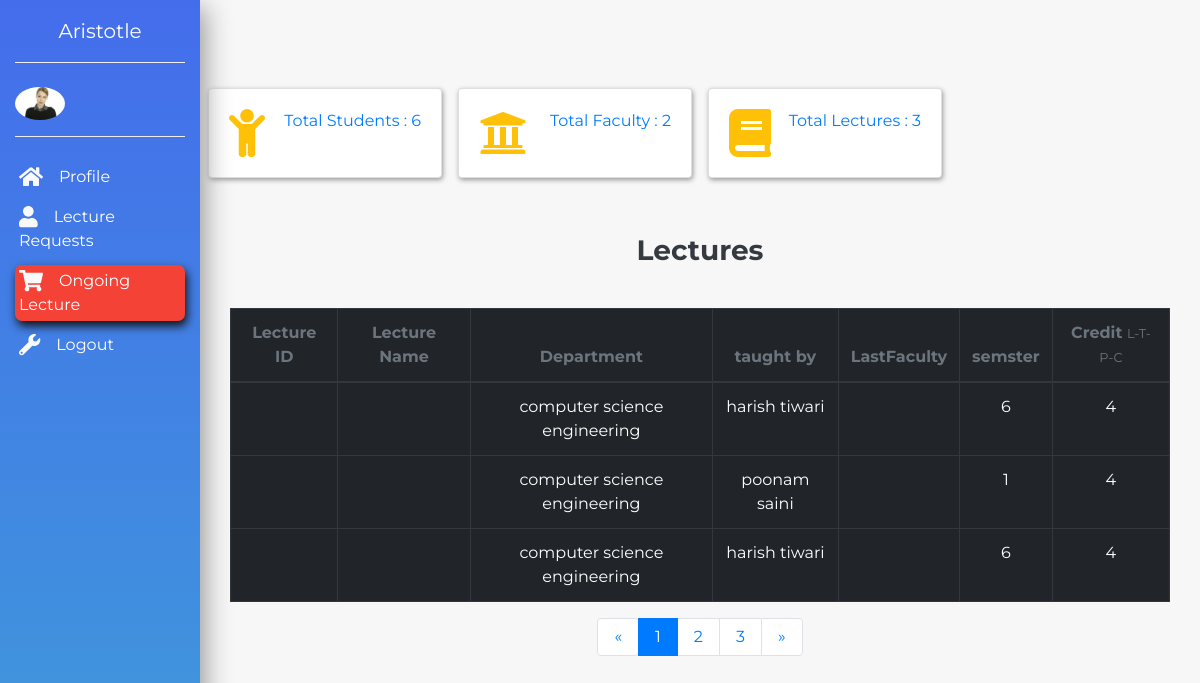
The app's page /academic/vc/lecture/view, older data.
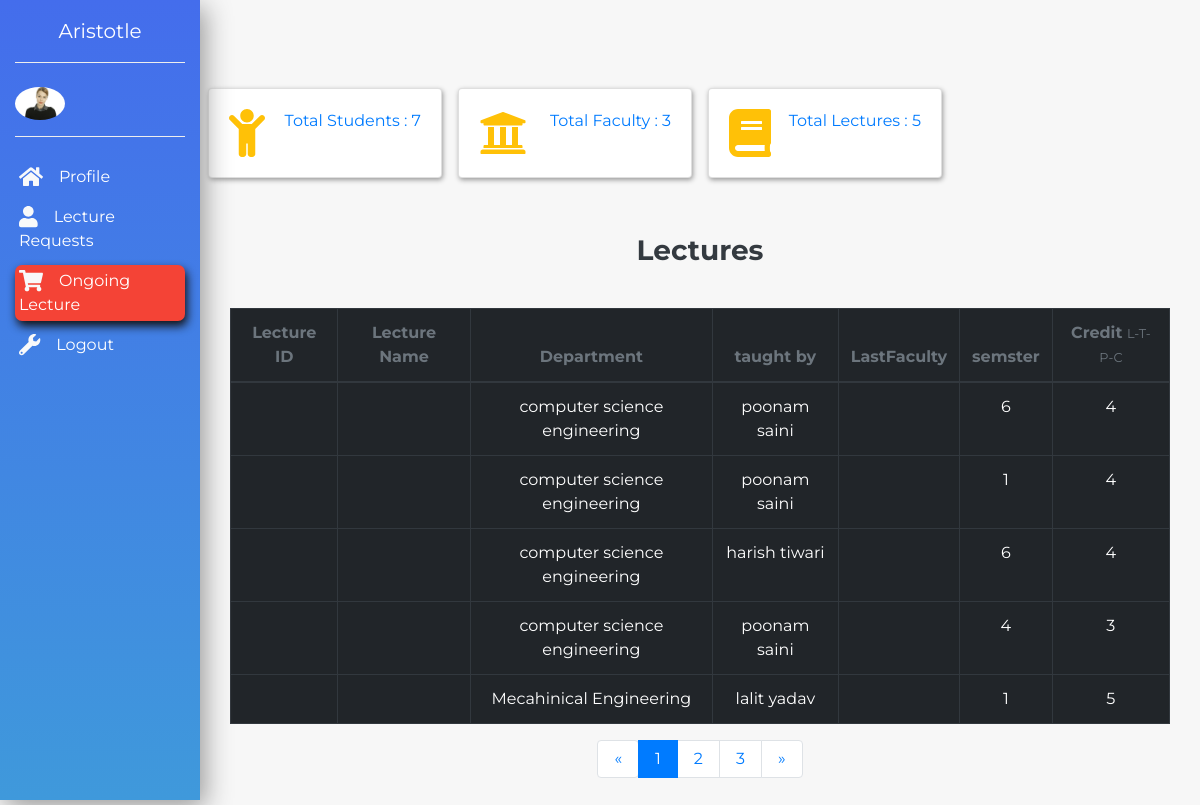
The same page, newer data.
### academics/models.py (models this page shows, shortened)
class subjects(models.Model):
    id = models.AutoField(primary_key=True)
    subjectCode = models.CharField(max_length=10)
    subjectName = models.CharField(max_length=50)
    LessonPlan = models.FileField(upload_to='media')
    Semester = models.IntegerField()
    TaughtBy = models.ForeignKey('faculty' , on_delete=models.CASCADE,blank=True)
    Credit = models.CharField(max_length=10)
    Department = models.ForeignKey('Department', on_delete=models.CASCADE)

class Department(models.Model):
    id = models.AutoField(primary_key=True)
    DepartmentID = models.CharField(max_length=10)
    DepartmentName = models.CharField(max_length=100)
    HeadOfDepartment = models.ForeignKey('employee',on_delete=models.CASCADE)
    SpecializedCourse = models.BooleanField()
    StartDate = models.DateField()
    School = models.ForeignKey('school',on_delete=models.CASCADE)
    Status = models.BooleanField()

class faculty(models.Model):
    id = models.AutoField(primary_key=True)
    FacultyID = models.ForeignKey('employee',on_delete=models.CASCADE)
    Department = models.ForeignKey('Department',on_delete=models.CASCADE)
    def __str__(self):
        return self.FacultyID.Name

class employee(models.Model):
    id = models.AutoField(primary_key=True)
    employeeID = models.CharField(max_length=10)
    personalEmail = models.EmailField()
    universityEmail = models.EmailField(blank=True)
    Name = models.CharField(max_length=20)
    Dob = models.DateField()
    Doj = models.DateField()

### academics/views.py (the view)
# urls.py: path('vc/lecture/view',views.lectureView),
def lectureView(request):
    department = Department.objects.all().count
    students = stud_details.objects.all().count
    faculti = faculty.objects.all().count
    lecture = subjects.objects.all()
    context ={
            'department':department,
            'students' : students,
            'faculty' :faculti,
            'lectures' : lecture,
            'lecture_count' : lecture.count()
    }
    return render(request,'vc/lectures.html',context)

### templates/vc/lectures.html (shortened to what the changed rows need)
{% load static %}
<!doctype html>
<html lang="en">
  <head>
    <link rel="stylesheet" href="https://stackpath.bootstrapcdn.com/bootstrap/4.1.1/css/bootstrap.min.css">
    <link rel="stylesheet" href="{% static 'css/style_dash.css' %}">
  </head>
  <body>
    <section>
      <div class="container-fluid">
        <div class="row">
          <div class="col-xl-10 col-lg-9 col-md-8 ml-auto">
            <div class="row pt-md-5 mt-md-3 mb-5">
              <div class="col-xl-3 col-sm-6 p-2">
                <div class="card card-common">
                  <div class="card-body">
                    <div class="d-flex justify-content-between">
                      <div class="text-primary">
                        <p>
                        Total Students : {{students}}
                      </div>
                    </div>
                  </div>
                </div>
              </div>
              <div class="col-xl-3 col-sm-6 p-2">
                <div class="card card-common">
                  <div class="card-body">
                    <div class="d-flex justify-content-between">
                      <div class="text-primary">
                        <p>
                        Total Faculty : {{faculty}}
                      </div>
                    </div>
                  </div>
                </div>
              </div>
              <div class="col-xl-3 col-sm-6 p-2">
                <div class="card card-common">
                  <div class="card-body">
                    <div class="d-flex justify-content-between">
                      <div class="text-primary">
                        <p>
                        Total Lectures : {{lecture_count}}
                      </div>
                    </div>
                  </div>
                </div>
              </div>
          </div>
        </div>
      </div>
    </section>
    {% if lectures %}
    <section>
      <div class="container-fluid">
        <div class="row mb-5">
          <div class="col-xl-10 col-lg-9 col-md-8 ml-auto">
            <div class="row align-items-center">
                <div class="container">
              <div class="col-xl-12 col-lg-12 mb-4 mb-xl-0">
                <br><table class="table table-bordered table-dark table-responsive text-center">
                    <thead>
                      <tr class="text-muted">
                        <th scope="col">Lecture ID</th>
                        <th colspan="2" scope="col">Lecture Name</th>
                        <th scope="col">Department</th>
                        <th scope="col">taught by</th>
                        <th scope="col">LastFaculty</th>
                        <th scope="col">semster</th>
                        <th scope="col">Credit <small>L-T-P-C</small></th>
                      </tr>
                    </thead>
                    <tbody>
                    {% for out in lectures %}
                      <tr scope="row">
                        <td>{{ out.LectureID}}</td>
                        <td colspan="2">{{ out.LectureName }}</td>
                        <td>{{ out.Department.DepartmentName }}</td>
                        <td>{{ out.TaughtBy }}</td>
                        <td>{{ out.LastTaughtBy }}</td>
                        <td>{{ out.Semester}}</td>
                        <td>{{ out.Credit}}</td>
                      </tr>
                     {% endfor %}
                    </tbody>
                  </table>
                </div>
              </div>
              </div>
            </div>
          </div>
        </div>
      </section>
      {% endif %}
  </body>
</html>

Row changes from the older to the newer data that the page shows:
changed subjects (number 1 of 5 on the later page): TaughtBy "harish tiwari" → "poonam saini"
added subjects: Department.DepartmentName "computer science engineering", TaughtBy "poonam saini", Semester "4", Credit "3"
added subjects: Department.DepartmentName "Mecahinical Engineering", TaughtBy "lalit yadav", Semester "1", Credit "5"
Text that changed along with them:
{{ students }}: "6" → "7"
{{ faculty }}: "2" → "3"
{{ lecture_count }}: "3" → "5"
